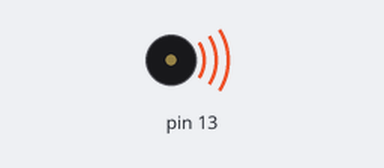
Simulated run of this sketch. Board: Arduino Uno, built with avr-gcc and run on an emulated ATmega328P. Parts: buzzer (waves = sounding).

Above: at 0.1 s.
Timing chart, 0 to 40.0 s (numbered marks = the images above):
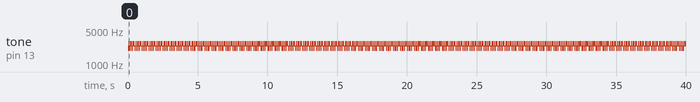

The sketch:

L3H1.ino
```cpp
void setup()
{
  pinMode(13, OUTPUT);
}

void loop()
{
  tone(13, 2093, 500);
  delay(50);
  tone(13, 2637, 500);
  delay(50);
}
```

Measured:
- by itself, tone on pin 13: repeats every 0.50 s: 3 × (2637 Hz 0.05 s, 2093 Hz 0.05 s), 2637 Hz 0.15 s, 2093 Hz 0.05 s
